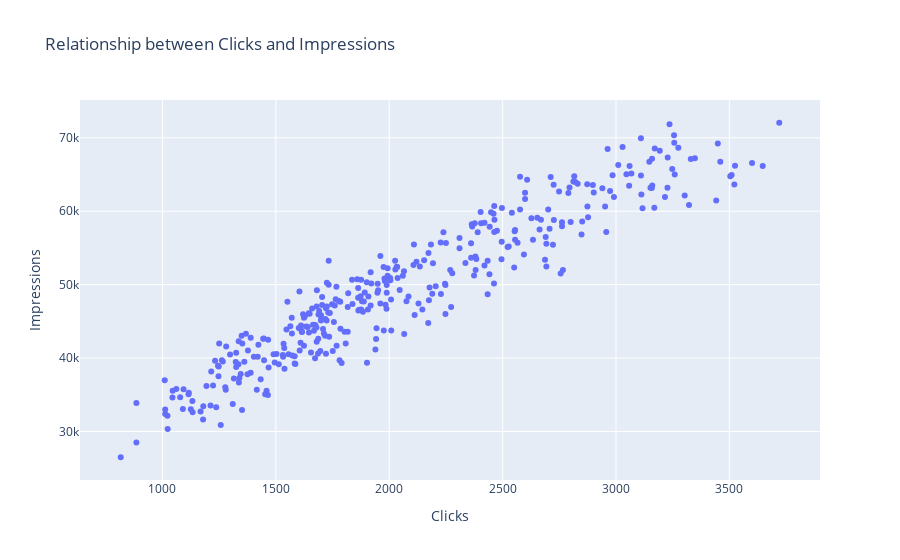

This figure's notebook cell:
### Code cell
fig.update_layout(xaxis_title= 'Clicks', 
                 yaxis_title='Impressions')
fig.show()

### Figure 1 — Plotly figure (JSON) as saved in the notebook; plotly's stock layout.template omitted (floating-point values rounded to 4 significant figures; data arrays with more than 128 entries replaced by an {"elided": "..."} marker saying what was removed)
{"data": [{"hovertemplate": "Clicks=%{x}<br>Impressions=%{y}<extra></extra>", "legendgroup": "", "marker": {"color": "#636efa", "symbol": "circle"}, "mode": "markers", "name": "", "orientation": "v", "showlegend": false, "type": "scatter", "x": {"elided": "365 int values"}, "xaxis": "x", "y": {"elided": "365 int values"}, "yaxis": "y"}], "layout": {"legend": {"tracegroupgap": 0}, "title": {"text": "Relationship between Clicks and Impressions"}, "xaxis": {"anchor": "y", "domain": [0, 1], "title": {"text": "Clicks"}}, "yaxis": {"anchor": "x", "domain": [0, 1], "title": {"text": "Impressions"}}}}
